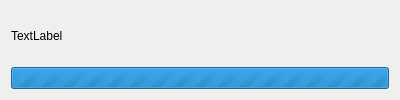
<?xml version="1.0" encoding="UTF-8"?>
<ui version="4.0">
 <class>ProgressDialog</class>
 <widget class="QDialog" name="ProgressDialog">
  <property name="geometry">
   <rect>
    <x>0</x>
    <y>0</y>
    <width>400</width>
    <height>100</height>
   </rect>
  </property>
  <property name="minimumSize">
   <size>
    <width>400</width>
    <height>100</height>
   </size>
  </property>
  <property name="maximumSize">
   <size>
    <width>400</width>
    <height>100</height>
   </size>
  </property>
  <property name="windowTitle">
   <string>Please Wait</string>
  </property>
  <property name="modal">
   <bool>true</bool>
  </property>
  <layout class="QVBoxLayout" name="verticalLayout">
   <item>
    <widget class="QLabel" name="lblDescription">
     <property name="text">
      <string>TextLabel</string>
     </property>
    </widget>
   </item>
   <item>
    <widget class="QProgressBar" name="progressBar">
     <property name="maximum">
      <number>0</number>
     </property>
     <property name="value">
      <number>0</number>
     </property>
     <property name="textVisible">
      <bool>false</bool>
     </property>
    </widget>
   </item>
  </layout>
 </widget>
 <layoutdefault spacing="6" margin="11"/>
 <resources/>
 <connections/>
</ui>
